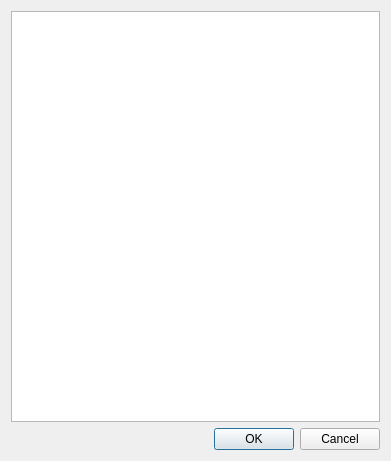
<?xml version="1.0" encoding="UTF-8"?>
<ui version="4.0">
 <class>CategorySelector</class>
 <widget class="QDialog" name="CategorySelector">
  <property name="geometry">
   <rect>
    <x>0</x>
    <y>0</y>
    <width>391</width>
    <height>461</height>
   </rect>
  </property>
  <property name="windowTitle">
   <string>Select Category</string>
  </property>
  <layout class="QVBoxLayout" name="verticalLayout">
   <item>
    <widget class="QListWidget" name="categories"/>
   </item>
   <item>
    <widget class="QDialogButtonBox" name="buttonBox">
     <property name="orientation">
      <enum>Qt::Horizontal</enum>
     </property>
     <property name="standardButtons">
      <set>QDialogButtonBox::Cancel|QDialogButtonBox::Ok</set>
     </property>
    </widget>
   </item>
  </layout>
 </widget>
 <tabstops>
  <tabstop>categories</tabstop>
  <tabstop>buttonBox</tabstop>
 </tabstops>
 <resources/>
 <connections>
  <connection>
   <sender>buttonBox</sender>
   <signal>accepted()</signal>
   <receiver>CategorySelector</receiver>
   <slot>accept()</slot>
   <hints>
    <hint type="sourcelabel">
     <x>248</x>
     <y>254</y>
    </hint>
    <hint type="destinationlabel">
     <x>157</x>
     <y>274</y>
    </hint>
   </hints>
  </connection>
  <connection>
   <sender>buttonBox</sender>
   <signal>rejected()</signal>
   <receiver>CategorySelector</receiver>
   <slot>reject()</slot>
   <hints>
    <hint type="sourcelabel">
     <x>316</x>
     <y>260</y>
    </hint>
    <hint type="destinationlabel">
     <x>286</x>
     <y>274</y>
    </hint>
   </hints>
  </connection>
 </connections>
</ui>
